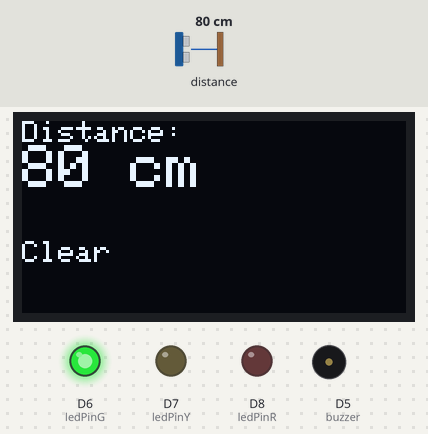
The sketch below on a simulated ESP8266 (NodeMCU). Shown: 128×64 one-colour display, output pins drawn as LEDs (lit = HIGH), buzzer (waves = sounding, pin HIGH). Wiring (inferred from the names in the program): ultrasonic range finder: trigger D4; echo D3. The test bench sets the inputs (shaded band); at power-on: distance to the obstacle 80 cm. The echo pulse lasts 58.3 µs per cm; WiFi joins after 1.5 s; servers stay silent unless stated; pins used as bus, display or sensor lines are not drawn.

Above: at 3.0 s.
3.1 s: distance to the obstacle set to 23 cm
At 4.1 s:
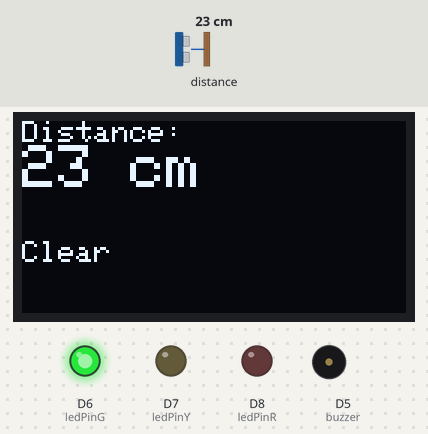
4.9 s: distance to the obstacle set to 19 cm
At 5.8 s:
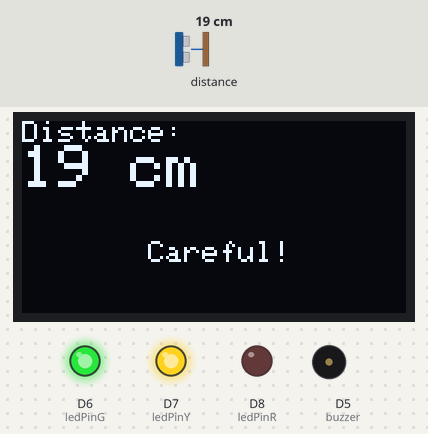
6.5 s: distance to the obstacle set to 12 cm
At 7.6 s:
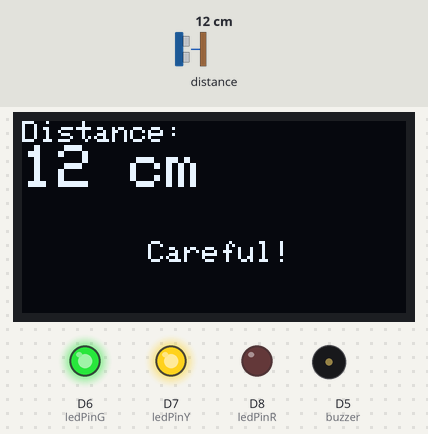
8.1 s: distance to the obstacle set to 9 cm
At 9.4 s:
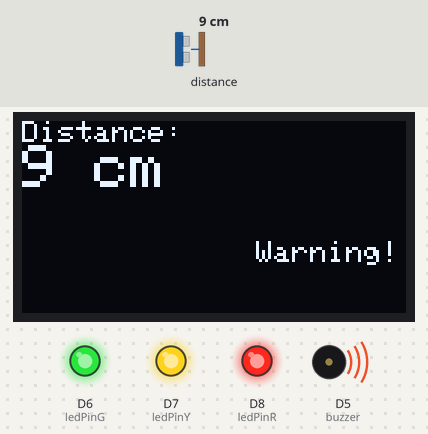
9.7 s: distance to the obstacle set to 35 cm
At 10.9 s:
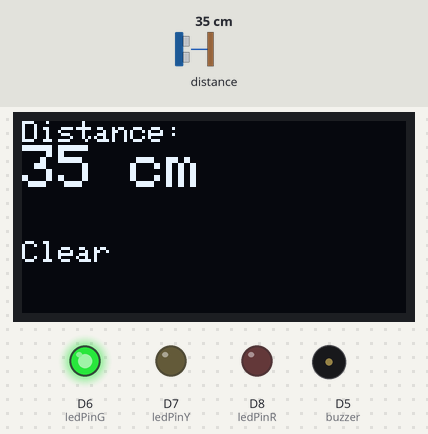
11.2 s: distance to the obstacle set to 2 cm
At 11.8 s:
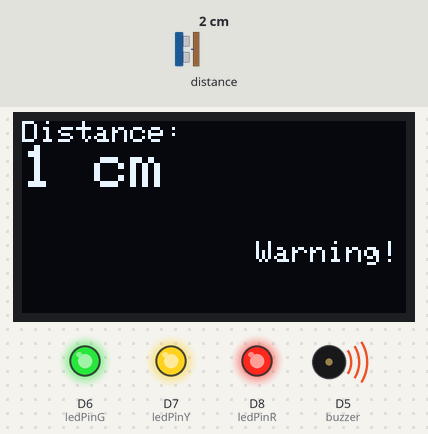
Timing chart, 0 to 13.8 s (numbered marks = the images above; inputs shaded):
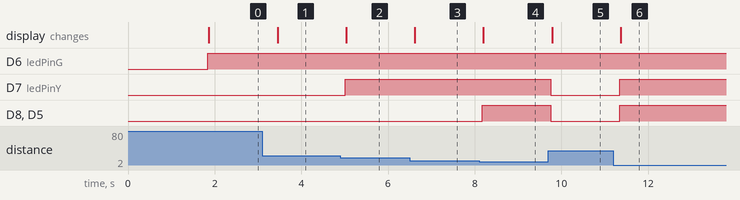

Measured:
- the behaviour switches between 21 and 20 cm on distance to the obstacle (found by bisection; images 1 and 2)
- the behaviour switches between 11 and 10 cm on distance to the obstacle (found by bisection; images 3 and 4)
- after the input at 3.1 s, the display: changes after 0.36 s (image 1)
- after the input at 4.9 s, D7 (ledPinY): LOW → HIGH after 0.11 s; the display: changes after 0.14 s (image 2)
- after the input at 6.5 s, the display: changes after 0.12 s (image 3)
- after the input at 8.1 s, D8 (ledPinR), D5 (buzzer): LOW → HIGH after 0.08 s; the display: changes after 0.10 s (image 4)
- after the input at 9.7 s, D7 (ledPinY), D8 (ledPinR), D5 (buzzer): HIGH → LOW after 0.06 s; the display: changes after 0.09 s (image 5)
- after the input at 11.2 s, D7 (ledPinY), D8 (ledPinR), D5 (buzzer): LOW → HIGH after 0.14 s; the display: changes after 0.17 s (image 6)

The sketch:

ultrasonic_led_buzzer_OLED_blynk.ino
```cpp
/*---------------------KRENOVATOR---------------------
  SMART DISTANCE & ALERT using BLYNK Apps

  Demonstrates to aware of the distance using the
  ultrasonic sensor which can measure a distance
  in centimeter where the LED is responded when
  the threshold is reached with the display of OLED
  and the user can monitor through internet using
  Blynk Apps. Making this project is part of Internet
  of Things technology.

  Get the code at github:
  http://bit.ly/SmartDistanceAlert

  by M.Zulsyahmi @krenovator
  September 2018
 */

/*the library that needed to be included in the codes*/
#include <SPI.h>
#include <Wire.h>
#include <Adafruit_GFX.h>
#include <Adafruit_SSD1306.h>

/*the library for Blynk apps*/
#define BLYNK_PRINT Serial
#include <ESP8266WiFi.h>
#include <BlynkSimpleEsp8266.h>

#define OLED_RESET LED_BUILTIN
Adafruit_SSD1306 display(OLED_RESET);

#if (SSD1306_LCDHEIGHT != 64)
#error("Height incorrect, please fix Adafruit_SSD1306.h!");
#endif

//to initialize the pin used to be detected in Blynk apps
int trigPin = D4;
int echoPin = D3;

int ledPinR = D8;     // LED red
int ledPinY = D7;     // LED yellow
int ledPinG = D6;     // LED green

int buzzer = D5;      // buzzer

WidgetLED pinbuzzer(V4);
WidgetLED red(V3);
WidgetLED yellow(V2);
WidgetLED green(V1);


long duration;
long distance;

SimpleTimer timer;

// You should get Auth Token in the Blynk App.
// Go to the Project Settings (nut icon).
char auth[] = "YourAuthToken";

// Your WiFi credentials.
// Set password to "" for open networks.
char ssid[] = "YourNetworkName";
char pass[] = "NetworkPassword";

BLYNK_WRITE(V5){
  int pinValue = param.asInt();   //assigning incoming value from pin V5 to a variable

  //process receive value
}

void setup() {
  //declaration of each pin
  pinMode(trigPin, OUTPUT);   //trigger pin as a receiver
  pinMode(echoPin, INPUT);    //echo pin as a transmitter

  pinMode(ledPinR, OUTPUT);
  pinMode(ledPinY, OUTPUT);
  pinMode(ledPinG, OUTPUT);

  pinMode(buzzer, OUTPUT);    //buzzer

  display.clearDisplay();

  Serial.begin(115200);
  //to check the requirement is correct
  Blynk.begin(auth, ssid, pass);

  display.begin(SSD1306_SWITCHCAPVCC, 0x3C);  // initialize with the I2C addr 0x3D (for the 128x64)
}

void loop() {
  display.clearDisplay();
  digitalWrite(trigPin, LOW);   //to set the trigger as off
  delayMicroseconds(5);

  digitalWrite(trigPin, HIGH);  //triggers on
  delayMicroseconds(10);

  digitalWrite(trigPin, LOW);   //set back to off

  duration = pulseIn(echoPin, HIGH);  //emits the ultrasonic
  distance = (duration/2)/29.1;       //formula for the distance in ultrasonic in cm
  Blynk.virtualWrite(V5,distance);    //take the value from V5 to be read in the apps

  display.setTextColor(WHITE);        //set the color of the text
  display.setCursor(0,0);             //place the text (column,row)
  display.setTextSize(1);             //text size
  display.print("Distance:\n");
  display.setTextSize(2);
  display.print(distance);
  display.print(" cm\n\n");

  /*condition...if else command*/
  if(distance <= 10){ //less than 10cm to give a warning
    display.setTextColor(WHITE);
    display.setTextSize(1);
    display.print("             Warning!");   //warning will pop up
    digitalWrite(ledPinR, HIGH);              //led will lights up
    digitalWrite(ledPinY, HIGH);              //led will lights up
    digitalWrite(buzzer,HIGH);                // buzzer will turn ON

    pinbuzzer.on();
    red.on();
    yellow.on();
    green.on();
  }

  else if (distance > 10 && distance <=20){ //between 10cm and 20cm to give a clear sign
    display.setTextColor(WHITE);
    display.setTextSize(1);
    display.print("       Careful!");   //careful sign pop up
    digitalWrite(ledPinR, LOW);         //led red turns off
    digitalWrite(ledPinY, HIGH);        //led yellow turns ON
    digitalWrite(buzzer,LOW);           // buzzer will turn OFF

    pinbuzzer.off();
    red.off();
    yellow.on();
    green.on();
  }

  else if (distance > 20){ //greater than 20cm to give a clear sign
    display.setTextColor(WHITE);
    display.setTextSize(1);
    display.print("Clear");         //clear sign pop up
    digitalWrite(ledPinR, LOW);     //led red turns off
    digitalWrite(ledPinY, LOW);     //led yellow turns off
    digitalWrite(ledPinG, HIGH);    //led green turns ON
    digitalWrite(buzzer,LOW);       // buzzer will turn OFF

    pinbuzzer.off();
    red.off();
    yellow.off();
    green.on();
  }
  display.display();
  delay(500);
  Blynk.run();
}
```
